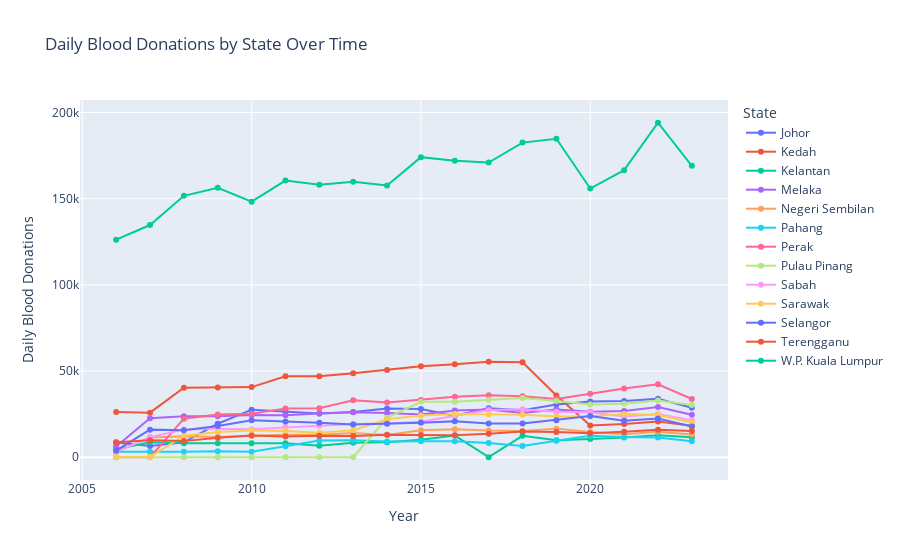

The notebook cell saved with this chart:
### Markdown cell above
Here we visualized the trend of blood donations of each states accross 2006-2023. We can observe most states experience significant drop in 2019-2021

### Code cell
import plotly.express as px

donation_final_date = donation_final.groupby(['state', 'year'])['daily'].sum().reset_index()
fig = px.line(donation_final_date, x='year', y='daily', color='state', title='Daily Blood Donations by State Over Year',
              labels={'daily': 'Daily Blood Donations', 'year': 'Year', 'state': 'State'})
fig.update_traces(mode='lines+markers', hovertemplate='<b>%{y} Daily Donation</b> in %{x}')
fig.update_layout(title='Daily Blood Donations by State Over Time',
                  xaxis_title='Year',
                  yaxis_title='Daily Blood Donations')
fig.show()

### Figure 1 — Plotly figure (JSON) as saved in the notebook; plotly's stock layout.template omitted (floating-point values rounded to 4 significant figures)
{"data": [{"hovertemplate": "<b>%{y} Daily Donation</b> in %{x}", "legendgroup": "Johor", "line": {"color": "#636efa", "dash": "solid"}, "marker": {"symbol": "circle"}, "mode": "lines+markers", "name": "Johor", "orientation": "v", "showlegend": true, "type": "scatter", "x": [2006, 2007, 2008, 2009, 2010, 2011, 2012, 2013, 2014, 2015, 2016, 2017, 2018, 2019, 2020, 2021, 2022, 2023], "xaxis": "x", "y": [8487, 6462, 8627, 19438, 27589, 26559, 25385, 26246, 28254, 28004, 24065, 28389, 27245, 30647, 32297, 32600, 33936, 28736], "yaxis": "y"}, {"hovertemplate": "<b>%{y} Daily Donation</b> in %{x}", "legendgroup": "Kedah", "line": {"color": "#EF553B", "dash": "solid"}, "marker": {"symbol": "circle"}, "mode": "lines+markers", "name": "Kedah", "orientation": "v", "showlegend": true, "type": "scatter", "x": [2006, 2007, 2008, 2009, 2010, 2011, 2012, 2013, 2014, 2015, 2016, 2017, 2018, 2019, 2020, 2021, 2022, 2023], "xaxis": "x", "y": [26186, 25863, 40379, 40467, 40690, 46924, 46949, 48794, 50640, 52847, 53904, 55351, 55071, 35862, 18469, 19231, 20731, 18285], "yaxis": "y"}, {"hovertemplate": "<b>%{y} Daily Donation</b> in %{x}", "legendgroup": "Kelantan", "line": {"color": "#00cc96", "dash": "solid"}, "marker": {"symbol": "circle"}, "mode": "lines+markers", "name": "Kelantan", "orientation": "v", "showlegend": true, "type": "scatter", "x": [2006, 2007, 2008, 2009, 2010, 2011, 2012, 2013, 2014, 2015, 2016, 2017, 2018, 2019, 2020, 2021, 2022, 2023], "xaxis": "x", "y": [4617, 8647, 8125, 8074, 8100, 8120, 6698, 8483, 8728, 10097, 12565, 35, 12427, 9927, 10579, 11400, 12708, 11616], "yaxis": "y"}, {"hovertemplate": "<b>%{y} Daily Donation</b> in %{x}", "legendgroup": "Melaka", "line": {"color": "#ab63fa", "dash": "solid"}, "marker": {"symbol": "circle"}, "mode": "lines+markers", "name": "Melaka", "orientation": "v", "showlegend": true, "type": "scatter", "x": [2006, 2007, 2008, 2009, 2010, 2011, 2012, 2013, 2014, 2015, 2016, 2017, 2018, 2019, 2020, 2021, 2022, 2023], "xaxis": "x", "y": [6208, 22683, 23774, 23729, 24443, 24297, 25325, 26125, 25679, 24874, 27063, 27706, 25662, 27708, 26446, 26873, 29204, 24663], "yaxis": "y"}, {"hovertemplate": "<b>%{y} Daily Donation</b> in %{x}", "legendgroup": "Negeri Sembilan", "line": {"color": "#FFA15A", "dash": "solid"}, "marker": {"symbol": "circle"}, "mode": "lines+markers", "name": "Negeri Sembilan", "orientation": "v", "showlegend": true, "type": "scatter", "x": [2006, 2007, 2008, 2009, 2010, 2011, 2012, 2013, 2014, 2015, 2016, 2017, 2018, 2019, 2020, 2021, 2022, 2023], "xaxis": "x", "y": [2970, 11497, 12207, 11779, 12443, 13090, 13061, 14092, 12943, 15637, 16298, 15503, 15248, 16608, 14618, 13282, 14734, 13260], "yaxis": "y"}, {"hovertemplate": "<b>%{y} Daily Donation</b> in %{x}", "legendgroup": "Pahang", "line": {"color": "#19d3f3", "dash": "solid"}, "marker": {"symbol": "circle"}, "mode": "lines+markers", "name": "Pahang", "orientation": "v", "showlegend": true, "type": "scatter", "x": [2006, 2007, 2008, 2009, 2010, 2011, 2012, 2013, 2014, 2015, 2016, 2017, 2018, 2019, 2020, 2021, 2022, 2023], "xaxis": "x", "y": [3258, 3131, 3140, 3414, 3215, 6384, 9720, 9919, 9136, 9240, 9352, 8337, 6497, 9539, 12480, 11718, 11396, 9322], "yaxis": "y"}, {"hovertemplate": "<b>%{y} Daily Donation</b> in %{x}", "legendgroup": "Perak", "line": {"color": "#FF6692", "dash": "solid"}, "marker": {"symbol": "circle"}, "mode": "lines+markers", "name": "Perak", "orientation": "v", "showlegend": true, "type": "scatter", "x": [2006, 2007, 2008, 2009, 2010, 2011, 2012, 2013, 2014, 2015, 2016, 2017, 2018, 2019, 2020, 2021, 2022, 2023], "xaxis": "x", "y": [53, 53, 22393, 24740, 25203, 28233, 28441, 33054, 31731, 33284, 35062, 35982, 35401, 33748, 36788, 39827, 42326, 33776], "yaxis": "y"}, {"hovertemplate": "<b>%{y} Daily Donation</b> in %{x}", "legendgroup": "Pulau Pinang", "line": {"color": "#B6E880", "dash": "solid"}, "marker": {"symbol": "circle"}, "mode": "lines+markers", "name": "Pulau Pinang", "orientation": "v", "showlegend": true, "type": "scatter", "x": [2006, 2007, 2008, 2009, 2010, 2011, 2012, 2013, 2014, 2015, 2016, 2017, 2018, 2019, 2020, 2021, 2022, 2023], "xaxis": "x", "y": [0, 0, 0, 0, 0, 0, 0, 0, 22911, 32199, 32134, 33338, 34413, 32604, 30673, 31072, 32946, 30347], "yaxis": "y"}, {"hovertemplate": "<b>%{y} Daily Donation</b> in %{x}", "legendgroup": "Sabah", "line": {"color": "#FF97FF", "dash": "solid"}, "marker": {"symbol": "circle"}, "mode": "lines+markers", "name": "Sabah", "orientation": "v", "showlegend": true, "type": "scatter", "x": [2006, 2007, 2008, 2009, 2010, 2011, 2012, 2013, 2014, 2015, 2016, 2017, 2018, 2019, 2020, 2021, 2022, 2023], "xaxis": "x", "y": [2936, 11694, 16088, 16587, 16307, 17505, 18301, 19310, 19623, 20659, 24130, 27361, 27905, 26412, 26159, 23656, 25138, 21389], "yaxis": "y"}, {"hovertemplate": "<b>%{y} Daily Donation</b> in %{x}", "legendgroup": "Sarawak", "line": {"color": "#FECB52", "dash": "solid"}, "marker": {"symbol": "circle"}, "mode": "lines+markers", "name": "Sarawak", "orientation": "v", "showlegend": true, "type": "scatter", "x": [2006, 2007, 2008, 2009, 2010, 2011, 2012, 2013, 2014, 2015, 2016, 2017, 2018, 2019, 2020, 2021, 2022, 2023], "xaxis": "x", "y": [121, 180, 12532, 14616, 15467, 15197, 14274, 15669, 22056, 24284, 25065, 24875, 24677, 23686, 23784, 25157, 24488, 20104], "yaxis": "y"}, {"hovertemplate": "<b>%{y} Daily Donation</b> in %{x}", "legendgroup": "Selangor", "line": {"color": "#636efa", "dash": "solid"}, "marker": {"symbol": "circle"}, "mode": "lines+markers", "name": "Selangor", "orientation": "v", "showlegend": true, "type": "scatter", "x": [2006, 2007, 2008, 2009, 2010, 2011, 2012, 2013, 2014, 2015, 2016, 2017, 2018, 2019, 2020, 2021, 2022, 2023], "xaxis": "x", "y": [3796, 16024, 15662, 18075, 21399, 20791, 19945, 19047, 19482, 20077, 20834, 19639, 19520, 21533, 23917, 21236, 22461, 17821], "yaxis": "y"}, {"hovertemplate": "<b>%{y} Daily Donation</b> in %{x}", "legendgroup": "Terengganu", "line": {"color": "#EF553B", "dash": "solid"}, "marker": {"symbol": "circle"}, "mode": "lines+markers", "name": "Terengganu", "orientation": "v", "showlegend": true, "type": "scatter", "x": [2006, 2007, 2008, 2009, 2010, 2011, 2012, 2013, 2014, 2015, 2016, 2017, 2018, 2019, 2020, 2021, 2022, 2023], "xaxis": "x", "y": [8752, 9825, 9357, 11356, 12627, 12084, 12508, 12339, 13074, 12862, 12796, 13615, 14963, 14689, 13970, 14819, 15917, 15262], "yaxis": "y"}, {"hovertemplate": "<b>%{y} Daily Donation</b> in %{x}", "legendgroup": "W.P. Kuala Lumpur", "line": {"color": "#00cc96", "dash": "solid"}, "marker": {"symbol": "circle"}, "mode": "lines+markers", "name": "W.P. Kuala Lumpur", "orientation": "v", "showlegend": true, "type": "scatter", "x": [2006, 2007, 2008, 2009, 2010, 2011, 2012, 2013, 2014, 2015, 2016, 2017, 2018, 2019, 2020, 2021, 2022, 2023], "xaxis": "x", "y": [126264, 134731, 151685, 156299, 148290, 160551, 158099, 159867, 157712, 174117, 172043, 170953, 182546, 184826, 155920, 166557, 194076, 169122], "yaxis": "y"}], "layout": {"legend": {"title": {"text": "State"}, "tracegroupgap": 0}, "title": {"text": "Daily Blood Donations by State Over Time"}, "xaxis": {"anchor": "y", "domain": [0, 1], "title": {"text": "Year"}}, "yaxis": {"anchor": "x", "domain": [0, 1], "title": {"text": "Daily Blood Donations"}}}}
